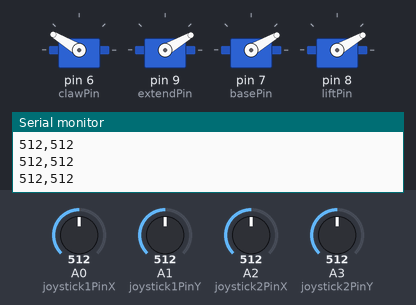
The sketch below on a simulated Arduino Uno, built with avr-gcc and run on an emulated ATmega328P. On the bench: 4 × servo, the last lines printed to the serial monitor. Inputs (shaded band) come from the test bench; at power-on: A1 (joystick1PinY) = 512, A2 (joystick2PinX) = 512, A3 (joystick2PinY) = 512, A0 (joystick1PinX) = 512.

Above: at 1.2 s.
1.3 s: A1 (joystick1PinY) set to 108
2.8 s: A1 (joystick1PinY) set to 94
At 4.04 s:
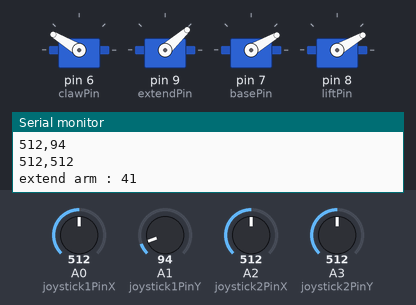
5.8 s: A2 (joystick2PinX) set to 104
At 5.97 s:
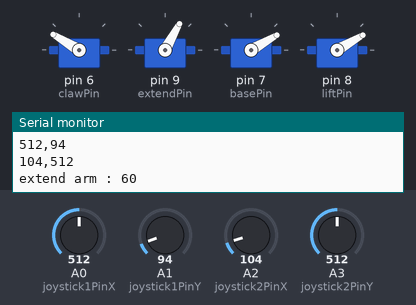
8.8 s: A2 (joystick2PinX) set to 89
11.8 s: A3 (joystick2PinY) set to 105
At 12.4 s:
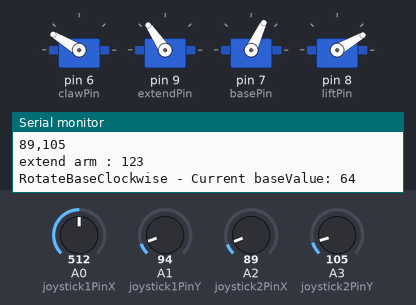
14.8 s: A3 (joystick2PinY) set to 91
At 17.89 s:
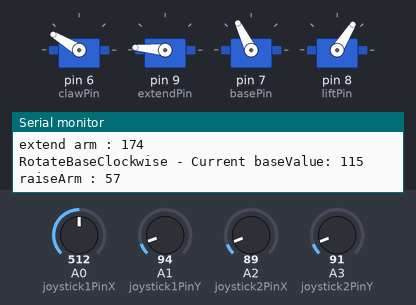
Timing chart, 0 to 21.9 s (numbered marks = the images above; inputs shaded):
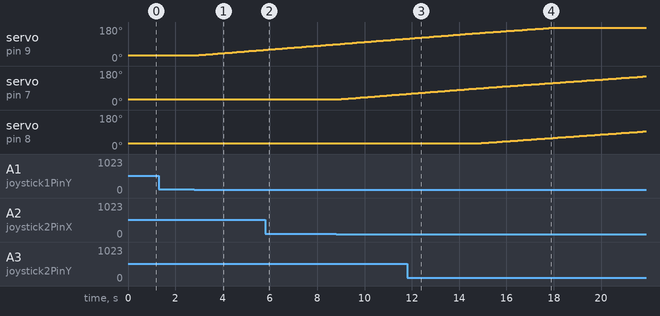

The sketch:

joystick2.ino
```cpp
#include <Servo.h>

int clawOpen =160;
int clawClosed = 149;
int currentClaw =0;

int extendArmMin = 30;
int extendArmMax = 175;
int currentExtend = 0;

int clawPin = 6;
int extendPin = 9;
int joystick1PinX =0;
int joystick1PinY = 1;

int baseMin = 30;
int baseMax = 175;
int currentBase = 0;

int liftMin = 30;
int liftMax = 175;
int currentLift = 0;

int basePin = 7;
int liftPin = 8;
int joystick2PinX =2;
int joystick2PinY = 3;

Servo clawServo;
Servo extendServo;
Servo baseServo;
Servo liftServo;

int xValue1 = 0;
int yValue1 = 0;
int xValue2 = 0;
int yValue2 = 0;

void setup() {
  // put your setup code here, to run once:
  clawServo.attach(clawPin);
  extendServo.attach(extendPin);
  baseServo.attach(basePin);
  liftServo.attach(liftPin);
  // initialize serial port and set baud rate
  Serial.begin(9600);
  currentClaw = clawClosed;
  clawServo.write(clawClosed);
  currentExtend = extendArmMin;
  extendServo.write(currentExtend);
  currentBase = baseMin;
  baseServo.write(currentBase);
  currentLift = liftMin;
  liftServo.write(currentLift);
}

void loop() {

  xValue1 = analogRead(joystick1PinX);
  delay(50);
  yValue1 = analogRead(joystick1PinY);

  if(xValue1 < 100)
  {
    CloseClaw();
  }
  if(xValue1 > 1000)
  {
    OpenClaw();
  }

  if(yValue1 < 100)
  {
    ExtendArm();
  }

  if(yValue1 > 1000)
  {
    RetractArm();
  }

  xValue2 = analogRead(joystick2PinX);
  delay(50);
  yValue2 = analogRead(joystick2PinY);

  if(xValue2 < 100)
  {
    RotateBaseClockwise();
  }
  if(xValue2 > 1000)
  {
    RotateBaseCounterClockwise();
  }

  if(yValue2 < 100)
  {
    RaiseArm();
  }

  if(yValue2 > 1000)
  {
    LowerArm();
  }
  Serial.print(xValue1);
  Serial.write ( ",");
  Serial.println(yValue1);
  Serial.print(xValue2);
  Serial.write ( ",");
  Serial.println(yValue2);
  //delay(50);

}

void CloseClaw()
{
  Serial.write("closeClaw - Current clawValue: ");
  Serial.println(String(currentClaw));

  if(currentClaw > clawClosed)
  {
    clawServo.write(currentClaw -1);
    currentClaw--;
  }

}

void OpenClaw()
{
  Serial.write("OpenClaw - Current clawValue: ");
  Serial.println(String(currentClaw));

  if(currentClaw < clawOpen)
  {
    clawServo.write(currentClaw + 1 );
    currentClaw++;
  }

}

void ExtendArm()
{
  Serial.write("extend arm : ");
  Serial.println(String(currentExtend));

  if(currentExtend < extendArmMax)
  {
    extendServo.write(currentExtend + 1);
    currentExtend++;
  }

}

void RetractArm()
{
  Serial.write("RetractArm : ");
  Serial.println(String(currentExtend));

  if(currentExtend > extendArmMin)
  {
    extendServo.write(currentExtend - 1);
    currentExtend--;
  }
}

void RotateBaseClockwise()
{
  Serial.write("RotateBaseClockwise - Current baseValue: ");
  Serial.println(String(currentBase));

  if(currentBase < 180)
  {
    baseServo.write(currentBase +1);
    currentBase++;
  }

}
void RotateBaseCounterClockwise()
{
  Serial.write("RotateBaseCounterClockwise - Current baseValue: ");
  Serial.println(String(currentBase));

  if(currentBase > 0)
  {
    baseServo.write(currentBase -1);
    currentBase--;
  }

}
void RaiseArm()
{
  Serial.write("raiseArm : ");
  Serial.println(String(currentLift));

  if(currentLift < liftMax)
  {
    liftServo.write(currentLift + 1);
    currentLift++;
  }

}

void LowerArm()
{
  Serial.write("LowerArm : ");
  Serial.println(String(currentLift));

  if(currentLift > liftMin)
  {
    liftServo.write(currentLift - 1);
    currentLift--;
  }
}
```

Measured:
- the behaviour switches between 100 and 99 on A1 (joystick1PinY) (found by bisection; images 0 and 1)
- the behaviour switches between 100 and 99 on A3 (joystick2PinY) (found by bisection; images 3 and 4)
- after the input at 2.8 s, servo on pin 9 (extendPin): moves from 30° to 59° over 2.8 s, starting after 0.08 s
- after the input at 8.8 s, servo on pin 7 (basePin): moves from 30° to 59° over 2.9 s, starting after 0.11 s
- after the input at 14.8 s, servo on pin 8 (liftPin): moves from 30° to 94° over 7.1 s, starting at once
